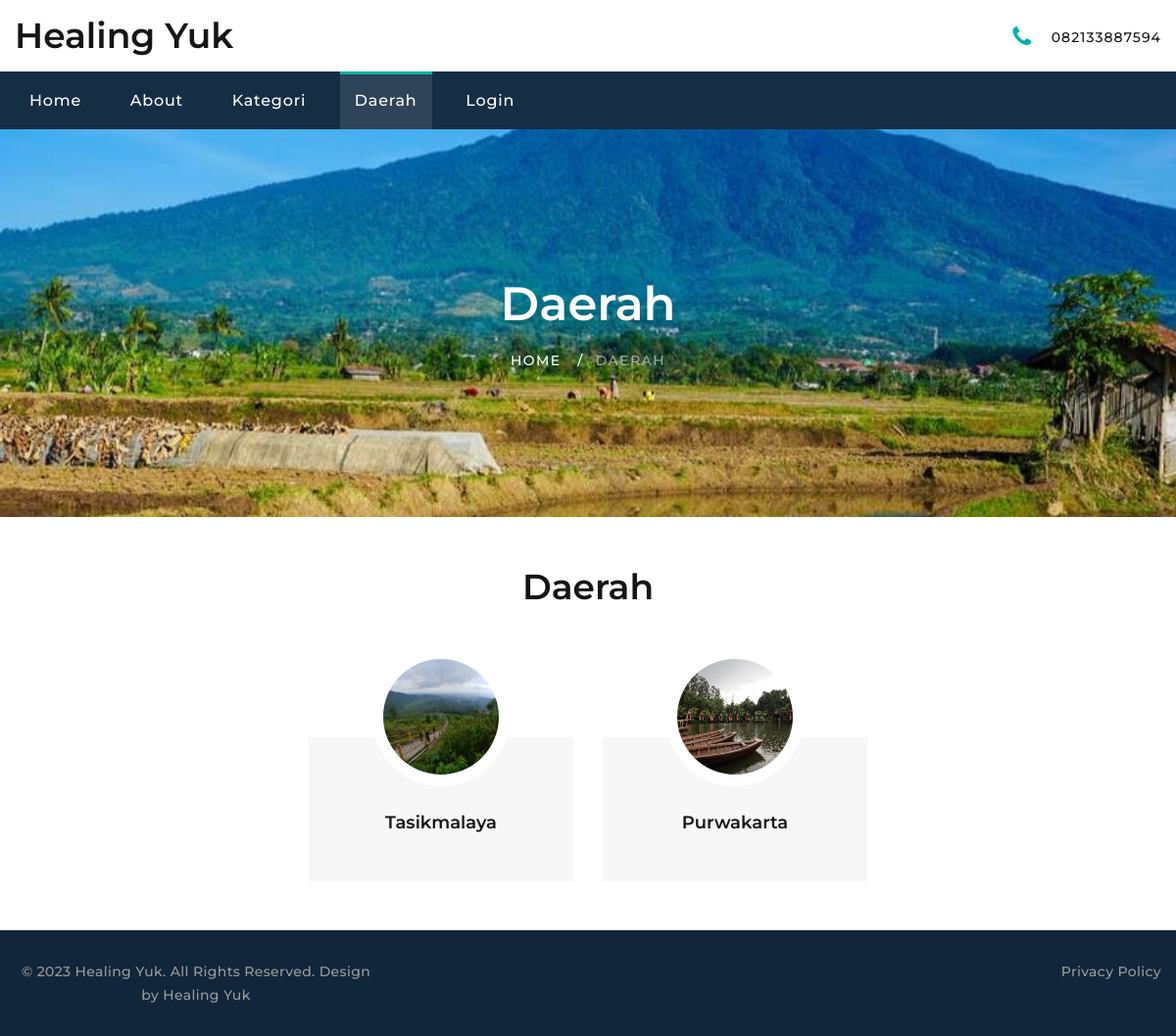
The page /daerah.php on the database as committed earlier.
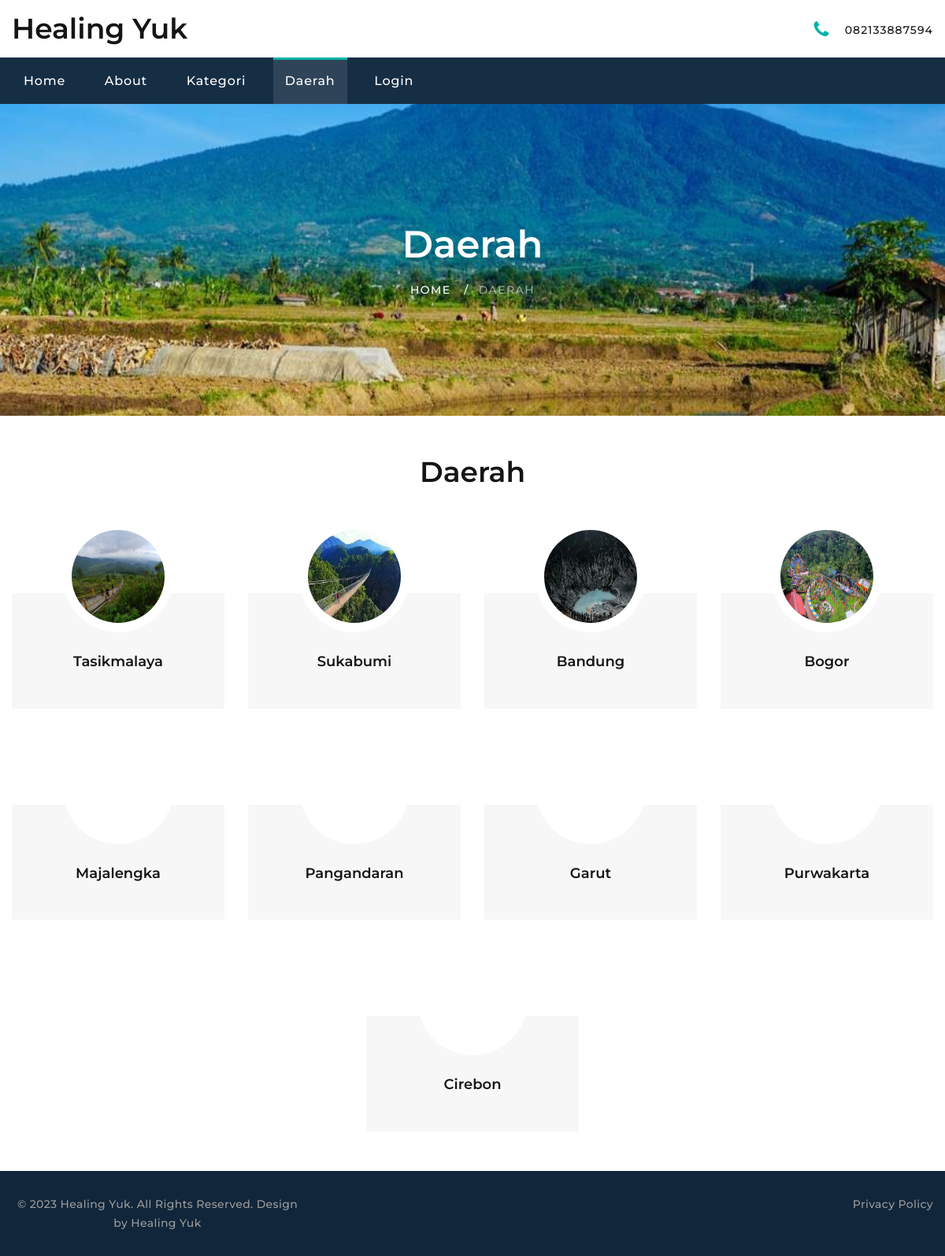
The same page on the database as committed later.
### tables this page shows
CREATE TABLE `traveling` (
  `id` int(11) NOT NULL,
  `nama_tempat` varchar(255) NOT NULL,
  `gambar` text NOT NULL,
  `deskripsi` text NOT NULL,
  `price` int(20) NOT NULL,
  `fasilitas` text NOT NULL,
  `id_kategori` int(11) NOT NULL,
  `id_daerah` int(11) NOT NULL,
  `lokasi` text NOT NULL,
  `created_at` timestamp NOT NULL DEFAULT current_timestamp()
);

CREATE TABLE `daerah` (
  `id_nama_daerah` int(11) NOT NULL,
  `nama_daerah` text NOT NULL
);

### daerah.php (the view, shortened to what this page needs)
<!DOCTYPE html>
<html class="wide wow-animation" lang="en">
<head>
    <?php
    include "public/layouts/head.php";
    ?>
</head>
<body>
    <div class="page">
        <header class="section page-header">
            <div class="rd-navbar-wrap">
                <nav class="rd-navbar rd-navbar-corporate" data-layout="rd-navbar-fixed" data-sm-layout="rd-navbar-fixed" data-md-layout="rd-navbar-fixed" data-md-device-layout="rd-navbar-fixed" data-lg-layout="rd-navbar-static" data-lg-device-layout="rd-navbar-fixed" data-xl-layout="rd-navbar-static" data-xl-device-layout="rd-navbar-static" data-xxl-layout="rd-navbar-static" data-xxl-device-layout="rd-navbar-static" data-lg-stick-up-offset="46px" data-xl-stick-up-offset="46px" data-xxl-stick-up-offset="106px" data-lg-stick-up="true" data-xl-stick-up="true" data-xxl-stick-up="true">
                    <?php
                    include "public/layouts/header.php";
                    ?>
                    <div class="rd-navbar-main-outer">
                        <div class="rd-navbar-main">
                            <div class="rd-navbar-nav-wrap">
                                <ul class="rd-navbar-nav">
                                    <li class="rd-nav-item"><a class="rd-nav-link" href="index.php">Home</a>
                                    </li>
                                    <li class="rd-nav-item"><a class="rd-nav-link" href="about.php">About</a>
                                    </li>
                                    <li class="rd-nav-item"><a class="rd-nav-link" href="kategori.php">Kategori</a>
                                    </li>
                                    <li class="rd-nav-item active"><a class="rd-nav-link" href="daerah.php">Daerah</a>
                                    </li>
                                    <?php
                                    if (isset($_SESSION["username"])) { ?>
                                        <li class="dropdown rd-nav-item">
                                            <a href="#" class="dropdown-toggle rd-nav-link" data-toggle="dropdown">
                                                <?php echo $_SESSION["username"] ?>
                                                <b class="caret"></b>
                                            </a>
                                            <ul class="dropdown-menu">
                                                <li><a href="logout.php">Logout</a></li>
                                            </ul>
                                        </li>
                                    <?php } else { ?>
                                        <li class="rd-nav-item"><a class="rd-nav-link" href="login.php">Login</a>
                                        </li>
                                    <?php }
                                    ?>
                                </ul>
                            </div>
                        </div>
                    </div>
                </nav>
            </div>
        </header>
        <section class="breadcrumbs-custom-inset">
            <div class="breadcrumbs-custom context-dark bg-overlay-60">
                <div class="container">
                    <h2 class="breadcrumbs-custom-title">Daerah</h2>
                    <ul class="breadcrumbs-custom-path">
                        <li><a href="index.php">Home</a></li>
                        <li class="active">Daerah</li>
                    </ul>
                </div>
                <div class="box-position" style="background-image: url(public/assets/images/salak.jpg);"></div>
            </div>
        </section>
        <section class="section section-sm">
            <div class="container">
                <h3 class="title-block find-car oh"><span class="d-inline-block wow slideInUp">Daerah</span></h3>
                <div class="row row-30 justify-content-center box-ordered">
                    <?php
                    include "public/config/connection.php";
                    $query1 = mysqli_query($connect, "SELECT d.*, t.id, t.gambar
                    FROM daerah AS d
                    JOIN (
                        SELECT id_daerah, MIN(id) AS id
                        FROM traveling
                        GROUP BY id_daerah
                    ) AS t_min ON t_min.id_daerah = d.id_nama_daerah
                    JOIN traveling AS t ON t.id = t_min.id
                    ORDER BY d.id_nama_daerah;");
                    while ($data2 = mysqli_fetch_array($query1)) {
                    ?>
                        <div class="col-sm-6 col-md-5 col-lg-3">
                            <article class="team-modern">
                                <div class="team-modern-header"><a class="team-modern-figure" href="detail_daerah.php?id_nama_daerah=<?php echo $data2['id_nama_daerah'] ?>"><img class="img-circles" src="admin/pages/travel/<?php echo $data2['gambar'] ?>" alt="" style="max-width: 118px !important; height:118px !important" /></a>
                                </div>
                                <div class="team-modern-caption">
                                    <h6 class="team-modern-name"><a href="detail_daerah.php?id_nama_daerah=<?php echo $data2['id_nama_daerah'] ?>"><?php echo $data2['nama_daerah'] ?></a></h6>
                                </div>
                            </article>
                        </div>
                    <?php } ?>
                </div>
            </div>
        </section>
        <?php
        include "public/layouts/footer.php";
        ?>
    </div>
</body>
</html>

### public/layouts/head.php (shortened to what this page needs)
<link rel="stylesheet" href="https://cdn.jsdelivr.net/npm/bootstrap-icons@1.11.2/font/bootstrap-icons.min.css">
<link rel="stylesheet" href="public/assets/css/bootstrap.css">
<link rel="stylesheet" href="public/assets/css/fonts.css">
<link rel="stylesheet" href="public/assets/css/style.css">

### public/layouts/header.php (shortened to what this page needs)
<div class="rd-navbar-aside-outer">
    <div class="rd-navbar-aside">
        <div class="rd-navbar-panel">
            <div class="rd-navbar-brand">
                <a class="brand" href="#">
                    <h3>Healing Yuk</h2>
                </a>
            </div>
        </div>
        <div class="rd-navbar-aside-right rd-navbar-collapse">
            <ul class="rd-navbar-corporate-contacts">
                <li>
                    <div class="unit unit-spacing-xs">
                        <div class="unit-left"><span class="icon fa fa-phone"></span></div>
                        <div class="unit-body"><a class="link-phone" href="tel:#">082133887594</a></div>
                    </div>
                </li>
            </ul>
        </div>
    </div>
</div>

### public/layouts/footer.php
<div class="footer-corporate-bottom-panel">
    <div class="container">
        <div class="row justfy-content-xl-space-berween row-10 align-items-md-center2">
            <div class="col-sm-6 col-md-4 text-sm-right text-md-center">
            </div>
            <div class="col-sm-6 col-md-4 order-sm-first">
                <p class="rights"><span>&copy;&nbsp;</span><span class="copyright-year"></span><span>&nbsp;</span><span>Healing Yuk</span>. All Rights Reserved. Design by <a href="#">Healing Yuk</a></p>
            </div>
            <div class="col-sm-6 col-md-4 text-md-right">
                <p class="rights"><a href="#">Privacy Policy</a></p>
            </div>
        </div>
    </div>
</div>

Rows that differ between the two databases and show on the page:
added traveling: gambar (picture), id_daerah.nama_daerah "Sukabumi"
added traveling: gambar (picture), id_daerah.nama_daerah "Bandung"
added traveling: gambar (picture), id_daerah.nama_daerah "Bogor"
added traveling: gambar (picture), id_daerah.nama_daerah "Majalengka"
added traveling: gambar (picture), id_daerah.nama_daerah "Pangandaran"
added traveling: gambar (picture), id_daerah.nama_daerah "Garut"
added traveling: gambar (picture), id_daerah.nama_daerah "Cirebon"
